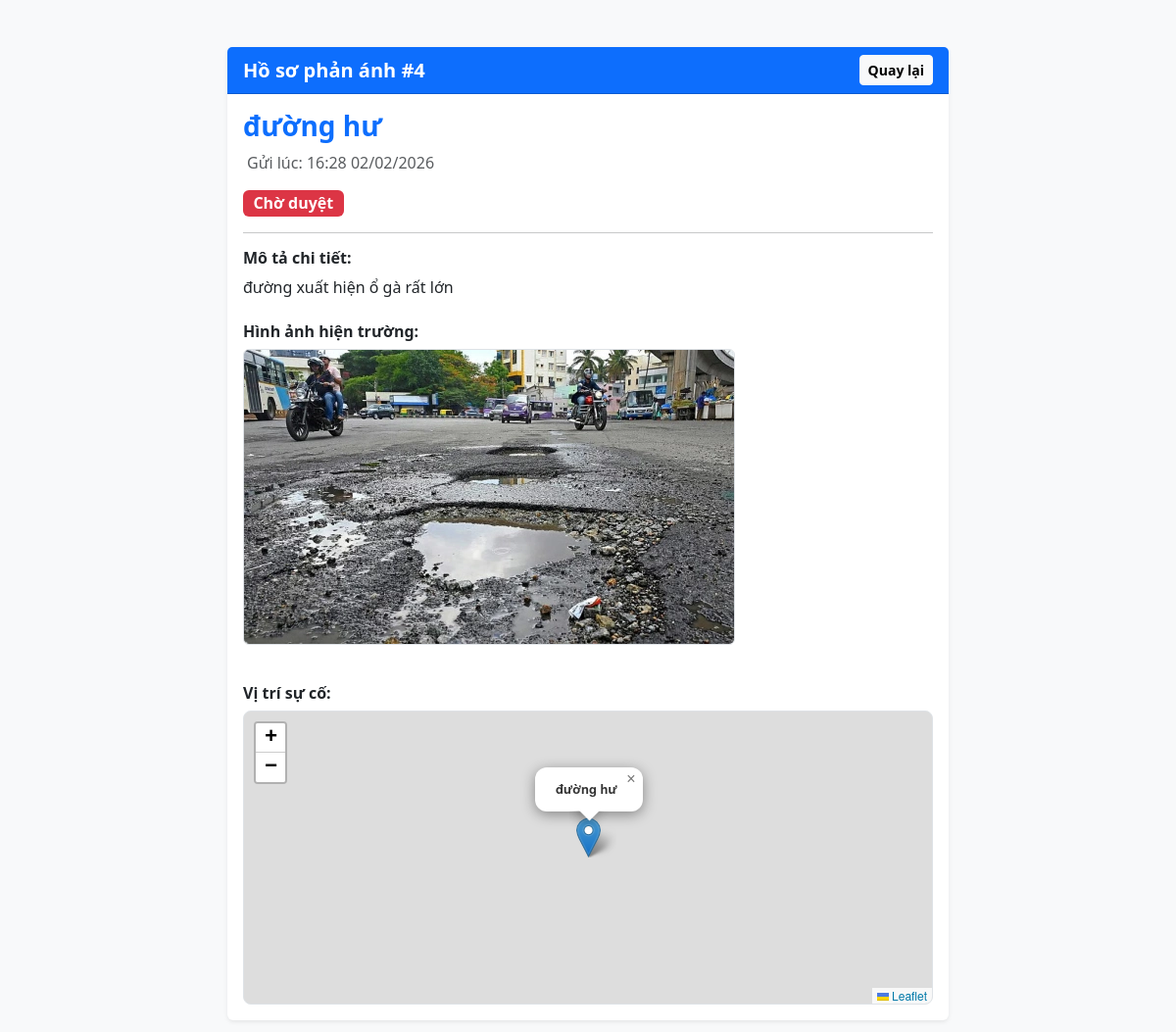
The page /chi-tiet/4/ (signed in) on the database as committed earlier.
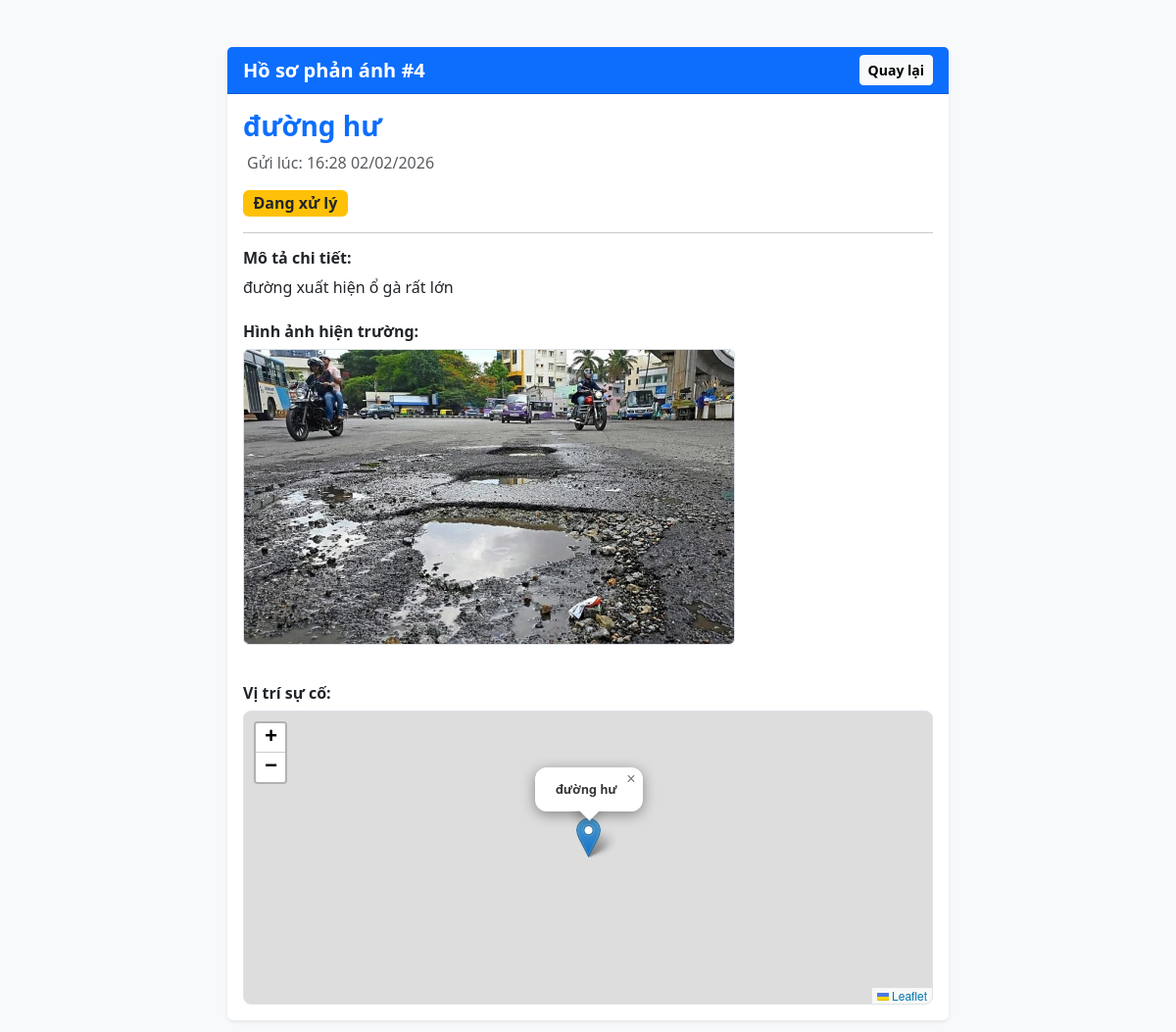
The same page on the database as committed later.
### maps/models.py (models this page shows, shortened)
class PhanAnh(models.Model):
    tieu_de = models.CharField(max_length=200, verbose_name="Tiêu đề")
    mo_ta = models.TextField(verbose_name="Mô tả chi tiết")
    dia_chi = models.CharField(max_length=255, blank=True, null=True, verbose_name="Địa chỉ/Tên đường")
    du_lieu_toa_do = models.TextField(verbose_name="Danh sách tọa độ")
    hinh_anh = models.ImageField(upload_to='hien_truong/', blank=True, null=True, verbose_name="Ảnh hiện trường")
    thoi_gian = models.DateTimeField(auto_now_add=True, verbose_name="Thời gian gửi")
    TRANG_THAI_CHOICES = [
        ('cho_duyet', 'Chờ duyệt'),
        ('dang_xu_ly', 'Đang xử lý'),
        ('da_xu_ly', 'Đã xử lý xong'),
    ]
    trang_thai = models.CharField(max_length=20, choices=TRANG_THAI_CHOICES, default='cho_duyet', verbose_name="Trạng thái")
    nguoi_gui = models.ForeignKey(User, on_delete=models.SET_NULL, null=True, blank=True)
    class Meta:
        verbose_name = "Tin Phản Ánh"
        verbose_name_plural = "Danh sách Phản Ánh"

### maps/views.py (the view)
# urls.py: path('chi-tiet/<int:id_ho_so>/', views.chi_tiet_ho_so, name='chi_tiet'),       # Dòng này cho trang Profile
@login_required
def chi_tiet_ho_so(request, id_ho_so):
    ho_so = get_object_or_404(PhanAnh, id=id_ho_so)
    return render(request, 'maps/detail.html', {'ho_so': ho_so})

### maps/templates/maps/detail.html (shortened to what this page needs)
<!DOCTYPE html>
<html lang="vi">
<head>
    <link href="https://cdn.jsdelivr.net/npm/bootstrap@5.3.0/dist/css/bootstrap.min.css" rel="stylesheet">
    <link rel="stylesheet" href="https://unpkg.com/leaflet@1.9.4/dist/leaflet.css" />
</head>
<body class="bg-light">
    <div class="container py-5">
        <div class="row justify-content-center">
            <div class="col-md-8">
                <div class="card shadow-sm border-0">
                    <div class="card-header bg-primary text-white d-flex justify-content-between align-items-center">
                        <h5 class="mb-0 fw-bold">Hồ sơ phản ánh #{{ ho_so.id }}</h5>
                        <a href="{% url 'quan_ly_hien_truong' %}" class="btn btn-sm btn-light fw-bold">Quay lại</a>
                    </div>
                    <div class="card-body">
                        <h3 class="text-primary fw-bold">{{ ho_so.tieu_de }}</h3>
                        <p class="text-muted"> Gửi lúc: {{ ho_so.thoi_gian|date:"H:i d/m/Y" }}</p>
                        <div class="mb-3">
                            <span class="badge {% if ho_so.trang_thai == 'da_xu_ly' %}bg-success{% elif ho_so.trang_thai == 'dang_xu_ly' %}bg-warning text-dark{% else %}bg-danger{% endif %} fs-6">
                                {{ ho_so.get_trang_thai_display }}
                            </span>
                        </div>
                        <hr>
                        <h6 class="fw-bold">Mô tả chi tiết:</h6>
                        <p>{{ ho_so.mo_ta }}</p>
                        <h6 class="fw-bold mt-4">Hình ảnh hiện trường:</h6>
                        {% if ho_so.hinh_anh %}
                            <img src="{{ ho_so.hinh_anh.url }}" class="img-fluid rounded border mb-3" style="max-height: 400px;">
                        {% else %}
                            <p class="text-muted fst-italic">Không có hình ảnh.</p>
                        {% endif %}
                        <h6 class="fw-bold mt-4">Vị trí sự cố:</h6>
                        <div id="map-detail" class="border"></div>
                    </div>
                </div>
            </div>
        </div>
    </div>
</body>
</html>

Rows that differ between the two databases and show on the page:
changed PhanAnh "đường hư": trang_thai "Chờ duyệt" → "Đang xử lý"
